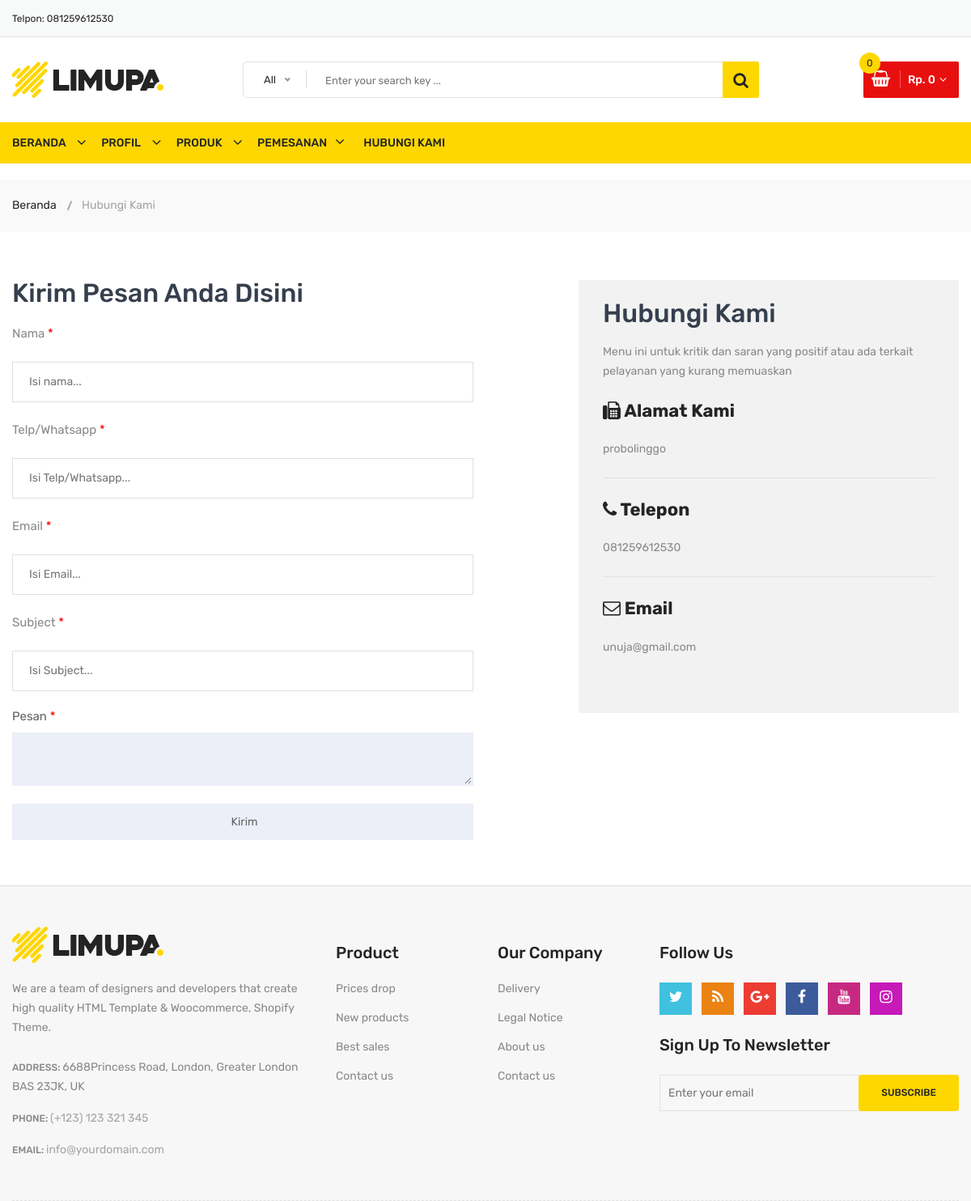
Screenshot of /hubungi-kami with the database file from the repository.
### nurul/models.py (models this page shows)
class Statis(models.Model):
    alamat_kami = models.TextField(max_length=200, blank=False, null=True)
    telpon = models.CharField(max_length=200, blank=False, null=True)
    email = models.EmailField(max_length=200, blank=False, null=True)
    class Meta:
        verbose_name_plural ="Statis"

### nurul/views.py (the view, shortened to what this page needs)
# urls.py: path('hubungi-kami', views.KontakView.as_view(), name='kontak'),
class KontakView(View):
    def get(self, request):
        context = {
            'judul': 'Halaman Kontak',
            }
        return render(request, 'kontak.html', context)

### nurul/templates/kontak.html (shortened to what this page needs)
{% extends "base.html" %}
{% load static %}
{% block content %}
<div class="breadcrumb-area">
    <div class="container">
        <div class="breadcrumb-content">
            <ul>
                <li><a href="{% url "beranda" %}">Beranda</a></li>
                <li class="active">Hubungi Kami</li>
            </ul>
        </div>
    </div>
</div>
<div class="contact-main-page mt-60 mb-40 mb-md-40 mb-sm-40 mb-xs-40">
    <div class="container">
        <div class="row">
            <div class="col-lg-5 offset-lg-1 col-md-12 order-1 order-lg-2">
                <div class="contact-page-side-content">
                    <h3 class="contact-page-title">Hubungi Kami</h3>
                    <p class="contact-page-message mb-25">Menu ini untuk kritik dan saran yang positif atau ada terkait pelayanan yang kurang memuaskan</p>
                    <div class="single-contact-block">
                        <h4><i class="fa fa-fax"></i> Alamat Kami</h4>
                        <p>{{statis.alamat_kami}}</p>
                    </div>
                    <div class="single-contact-block">
                        <h4><i class="fa fa-phone"></i> Telepon</h4>
                        <p>{{statis.telpon}}</p>
                    </div>
                    <div class="single-contact-block last-child">
                        <h4><i class="fa fa-envelope-o"></i> Email</h4>
                        <p>{{statis.email}}</p>
                    </div>
                </div>
            </div>
            <div class="col-lg-6 col-md-12 order-2 order-lg-1">
                <div class="contact-form-content pt-sm-55 pt-xs-55">
                    <h3 class="contact-page-title">Kirim Pesan Anda Disini</h3>
                    <div class="contact-form">
                        <form action="{% url 'kontak' %}" method="post">
                        <div class="form-group">
                                <label>Nama <span class="required">*</span></label>
                                <input type="text" name="nama" placeholder="Isi nama..." value="{{data.nama}}">
                            </div>
                        <div class="form-group">
                                <label>Telp/Whatsapp <span class="required">*</span></label>
                                <input type="text" name="whatsapp" placeholder="Isi Telp/Whatsapp..." value="{{data.whatsapp}}">
                            </div>
                        <div class="form-group">
                                <label>Email <span class="required">*</span></label>
                                <input type="email" name="email" placeholder="Isi Email..." value="{{data.email}}">
                            </div>
                        <div class="form-group">
                                <label>Subject <span class="required">*</span></label>
                                <input type="text" name="subject" placeholder="Isi Subject..." value="{{data.subject}}"></div>
                            </div>
                        <div class="form-group">
                                <label>Pesan <span class="required">*</span></label>
                                <textarea name="pesan">{{data.pesan}}</textarea>
                            </div>
                        <div class="form-group">
                                <input type="submit" class="li-btn-3" value="Kirim">
                            </div>
                    </div>
                </div>
            </div>
        </div>
    </div>
</div>
{% endblock content %}

### templates/base.html (shortened to what this page needs)
{% load static %}
{% load humanize %}
<!doctype html>
<html class="no-js" lang="zxx">
<head>
        <link rel="stylesheet" href="{% static 'css/material-design-iconic-font.min.css' %}">
        <link rel="stylesheet" href="{% static 'css/font-awesome.min.css' %}">
        <link rel="stylesheet" href="{% static 'css/fontawesome-stars.css' %}">
        <link rel="stylesheet" href="{% static 'css/meanmenu.css' %}">
        <link rel="stylesheet" href="{% static 'css/owl.carousel.min.css' %}">
        <link rel="stylesheet" href="{% static 'css/slick.css' %}">
        <link rel="stylesheet" href="{% static 'css/animate.css' %}">
        <link rel="stylesheet" href="{% static 'css/jquery-ui.min.css' %}">
        <link rel="stylesheet" href="{% static 'css/venobox.css' %}">
        <link rel="stylesheet" href="{% static 'css/nice-select.css' %}">
        <link rel="stylesheet" href="{% static 'css/magnific-popup.css' %}">
        <link rel="stylesheet" href="{% static 'css/bootstrap.min.css' %}">
        <link rel="stylesheet" href="{% static 'css/helper.css' %}">
        <link rel="stylesheet" href="{% static 'style.css' %}">
        <link rel="stylesheet" href="{% static 'css/responsive.css' %}">
    </head>
    <body>
        <div class="body-wrapper">
            <header>
                <div class="header-top">
                    <div class="container">
                        <div class="row">
                            <div class="col-lg-3 col-md-4">
                                <div class="header-top-left">
                                    <ul class="phone-wrap">
                                        <li><span>Telpon: </span><a href="#">{{statis.telpon}}</a></li>
                                    </ul>
                                </div>
                            </div>
                        </div>
                    </div>
                </div>
                <div class="header-middle pl-sm-0 pr-sm-0 pl-xs-0 pr-xs-0">
                    <div class="container">
                        <div class="row">
                            <div class="col-lg-3">
                                <div class="logo pb-sm-30 pb-xs-30">
                                    <a href="index.html">
                                        <img src="{% static 'images/menu/logo/1.jpg' %}" alt="">
                                    </a>
                                </div>
                            </div>
                            <div class="col-lg-9 pl-0 ml-sm-15 ml-xs-15">
                                <form action="#" class="hm-searchbox">
                                    <input type="text" placeholder="Enter your search key ...">
                                    <button class="li-btn" type="submit"><i class="fa fa-search"></i></button>
                                </form>
                                <div class="header-middle-right">
                                    <ul class="hm-menu">
                                        <li class="hm-minicart">
                                            <div class="hm-minicart-trigger">
                                                {% with totail_items=keranjang|length %}
                                                    {% if keranjang|length > 0 %}
                                                        <span class="item-icon"></span>
                                                        <span class="item-text">Rp. {{ keranjang.get_total_price |intcomma }}
                                                        <span class="cart-item-count"> {{ totail_items }}</span>
                                                    {% else %}
                                                        <span class="item-text">Rp. 0
                                                        <span class="cart-item-count"> 0 </span>
                                                        </span>
                                                    {% endif %}
                                                {% endwith %}
                                            </div>
                                        </li>
                                    </ul>
                                </div>
                            </div>
                        </div>
                    </div>
                </div>
                <div class="header-bottom header-sticky d-none d-lg-block">
                    <div class="container">
                        <div class="row">
                            <div class="col-lg-12">
                                <div class="hb-menu hb-menu-2 d-xl-block">
                                    {% include "navbar.html" %}
                                </div>
                            </div>
                        </div>
                    </div>
                </div>
            </header>
            {% block content %}
            {% endblock content %}
            <div class="footer">
                <div class="footer-static-middle">
                    <div class="container">
                        <div class="footer-logo-wrap pt-50 pb-35">
                            <div class="row">
                                <div class="col-lg-4 col-md-6">
                                    <div class="footer-logo">
                                        <img src="{% static 'images/menu/logo/1.jpg' %}" alt="Footer Logo">
                                        <p class="info">
                                            We are a team of designers and developers that create high quality HTML Template & Woocommerce, Shopify Theme.
                                        </p>
                                    </div>
                                    <ul class="des">
                                        <li>
                                            <span>Address: </span>
                                            6688Princess Road, London, Greater London BAS 23JK, UK
                                        </li>
                                        <li>
                                            <span>Phone: </span>
                                            <a href="#">(+123) 123 321 345</a>
                                        </li>
                                        <li>
                                            <span>Email: </span>
                                            <a href="mailto://info@yourdomain.com">info@yourdomain.com</a>
                                        </li>
                                    </ul>
                                </div>
                                <div class="col-lg-2 col-md-3 col-sm-6">
                                    <div class="footer-block">
                                        <h3 class="footer-block-title">Product</h3>
                                        <ul>
                                            <li><a href="#">Prices drop</a></li>
                                            <li><a href="#">New products</a></li>
                                            <li><a href="#">Best sales</a></li>
                                            <li><a href="#">Contact us</a></li>
                                        </ul>
                                    </div>
                                </div>
                                <div class="col-lg-2 col-md-3 col-sm-6">
                                    <div class="footer-block">
                                        <h3 class="footer-block-title">Our company</h3>
                                        <ul>
                                            <li><a href="#">Delivery</a></li>
                                            <li><a href="#">Legal Notice</a></li>
                                            <li><a href="#">About us</a></li>
                                            <li><a href="#">Contact us</a></li>
                                        </ul>
                                    </div>
                                </div>
                                <div class="col-lg-4">
                                    <div class="footer-block">
                                        <h3 class="footer-block-title">Follow Us</h3>
                                        <ul class="social-link">
                                            <li class="twitter">
                                                <a href="https://twitter.com/" data-toggle="tooltip" target="_blank" title="Twitter">
                                                    <i class="fa fa-twitter"></i>
                                                </a>
                                            </li>
                                            <li class="rss">
                                                <a href="https://rss.com/" data-toggle="tooltip" target="_blank" title="RSS">
                                                    <i class="fa fa-rss"></i>
                                                </a>
                                            </li>
                                            <li class="google-plus">
                                                <a href="https://www.plus.google.com/discover" data-toggle="tooltip" target="_blank" title="Google +">
                                                    <i class="fa fa-google-plus"></i>
                                                </a>
                                            </li>
                                            <li class="facebook">
                                                <a href="https://www.facebook.com/" data-toggle="tooltip" target="_blank" title="Facebook">
                                                    <i class="fa fa-facebook"></i>
                                                </a>
                                            </li>
                                            <li class="youtube">
                                                <a href="https://www.youtube.com/" data-toggle="tooltip" target="_blank" title="Youtube">
                                                    <i class="fa fa-youtube"></i>
                                                </a>
                                            </li>
                                            <li class="instagram">
                                                <a href="https://www.instagram.com/" data-toggle="tooltip" target="_blank" title="Instagram">
                                                    <i class="fa fa-instagram"></i>
                                                </a>
                                            </li>
                                        </ul>
                                    </div>
                                    <div class="footer-newsletter">
                                        <h4>Sign up to newsletter</h4>
                                        <form action="#" method="post" id="mc-embedded-subscribe-form" name="mc-embedded-subscribe-form" class="footer-subscribe-form validate" target="_blank" novalidate>
                                        <div id="mc_embed_signup_scroll">
                                            <div id="mc-form" class="mc-form subscribe-form form-group" >
                                                <input id="mc-email" type="email" autocomplete="off" placeholder="Enter your email" />
                                                <button  class="btn" id="mc-submit">Subscribe</button>
                                            </div>
                                        </div>
                                        </form>
                                    </div>
                                </div>
                            </div>
                        </div>
                    </div>
                </div>
            </div>
    </body>
</html>

### rows the page displays
Statis: telpon "081259612530", alamat_kami "probolinggo", email "unuja@gmail.com"
